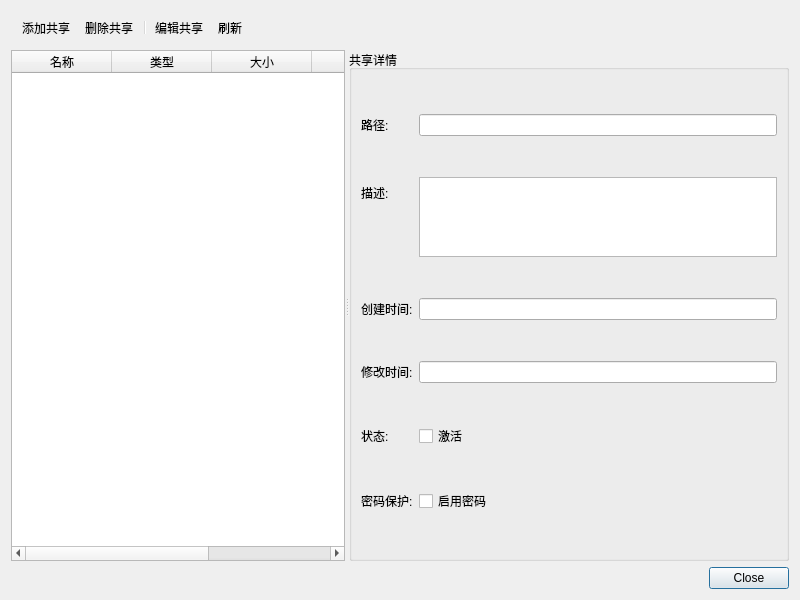
<?xml version="1.0" encoding="UTF-8"?>
<ui version="4.0">
 <class>ShareManagerDialog</class>
 <widget class="QDialog" name="ShareManagerDialog">
  <property name="geometry">
   <rect>
    <x>0</x>
    <y>0</y>
    <width>800</width>
    <height>600</height>
   </rect>
  </property>
  <property name="windowTitle">
   <string>我的共享</string>
  </property>
  <property name="windowIcon">
   <iconset resource="../res.qrc">
    <normaloff>:/img/share.png</normaloff>:/img/share.png</iconset>
  </property>
  <layout class="QVBoxLayout" name="verticalLayout">
   <item>
    <widget class="QToolBar" name="toolBar">
     <property name="toolButtonStyle">
      <enum>Qt::ToolButtonTextBesideIcon</enum>
     </property>
     <addaction name="actionAddShare"/>
     <addaction name="actionRemoveShare"/>
     <addaction name="separator"/>
     <addaction name="actionEditShare"/>
     <addaction name="actionRefresh"/>
    </widget>
   </item>
   <item>
    <widget class="QSplitter" name="splitter">
     <property name="orientation">
      <enum>Qt::Horizontal</enum>
     </property>
     <widget class="QTableWidget" name="shareTableWidget">
      <property name="alternatingRowColors">
       <bool>true</bool>
      </property>
      <property name="selectionMode">
       <enum>QAbstractItemView::SingleSelection</enum>
      </property>
      <property name="selectionBehavior">
       <enum>QAbstractItemView::SelectRows</enum>
      </property>
      <column>
       <property name="text">
        <string>名称</string>
       </property>
      </column>
      <column>
       <property name="text">
        <string>类型</string>
       </property>
      </column>
      <column>
       <property name="text">
        <string>大小</string>
       </property>
      </column>
      <column>
       <property name="text">
        <string>权限</string>
       </property>
      </column>
      <column>
       <property name="text">
        <string>访问次数</string>
       </property>
      </column>
     </widget>
     <widget class="QGroupBox" name="detailsGroupBox">
      <property name="title">
       <string>共享详情</string>
      </property>
      <layout class="QFormLayout" name="formLayout">
       <item row="0" column="0">
        <widget class="QLabel" name="label">
         <property name="text">
          <string>路径:</string>
         </property>
        </widget>
       </item>
       <item row="0" column="1">
        <widget class="QLineEdit" name="pathLineEdit">
         <property name="readOnly">
          <bool>true</bool>
         </property>
        </widget>
       </item>
       <item row="1" column="0">
        <widget class="QLabel" name="label_2">
         <property name="text">
          <string>描述:</string>
         </property>
        </widget>
       </item>
       <item row="1" column="1">
        <widget class="QTextEdit" name="descriptionTextEdit">
         <property name="maximumSize">
          <size>
           <width>16777215</width>
           <height>80</height>
          </size>
         </property>
        </widget>
       </item>
       <item row="2" column="0">
        <widget class="QLabel" name="label_3">
         <property name="text">
          <string>创建时间:</string>
         </property>
        </widget>
       </item>
       <item row="2" column="1">
        <widget class="QLineEdit" name="createdLineEdit">
         <property name="readOnly">
          <bool>true</bool>
         </property>
        </widget>
       </item>
       <item row="3" column="0">
        <widget class="QLabel" name="label_4">
         <property name="text">
          <string>修改时间:</string>
         </property>
        </widget>
       </item>
       <item row="3" column="1">
        <widget class="QLineEdit" name="modifiedLineEdit">
         <property name="readOnly">
          <bool>true</bool>
         </property>
        </widget>
       </item>
       <item row="4" column="0">
        <widget class="QLabel" name="label_5">
         <property name="text">
          <string>状态:</string>
         </property>
        </widget>
       </item>
       <item row="4" column="1">
        <widget class="QCheckBox" name="activeCheckBox">
         <property name="text">
          <string>激活</string>
         </property>
        </widget>
       </item>
       <item row="5" column="0">
        <widget class="QLabel" name="label_6">
         <property name="text">
          <string>密码保护:</string>
         </property>
        </widget>
       </item>
       <item row="5" column="1">
        <widget class="QCheckBox" name="passwordCheckBox">
         <property name="text">
          <string>启用密码</string>
         </property>
        </widget>
       </item>
      </layout>
     </widget>
    </widget>
   </item>
   <item>
    <widget class="QDialogButtonBox" name="buttonBox">
     <property name="orientation">
      <enum>Qt::Horizontal</enum>
     </property>
     <property name="standardButtons">
      <set>QDialogButtonBox::Close</set>
     </property>
    </widget>
   </item>
  </layout>
  <action name="actionAddShare">
   <property name="text">
    <string>添加共享</string>
   </property>
  </action>
  <action name="actionRemoveShare">
   <property name="text">
    <string>删除共享</string>
   </property>
  </action>
  <action name="actionEditShare">
   <property name="text">
    <string>编辑共享</string>
   </property>
  </action>
  <action name="actionRefresh">
   <property name="text">
    <string>刷新</string>
   </property>
  </action>
 </widget>
 <resources>
  <include location="../res.qrc"/>
 </resources>
 <connections>
  <connection>
   <sender>buttonBox</sender>
   <signal>accepted()</signal>
   <receiver>ShareManagerDialog</receiver>
   <slot>accept()</slot>
   <hints>
    <hint type="sourcelabel">
     <x>248</x>
     <y>254</y>
    </hint>
    <hint type="destinationlabel">
     <x>157</x>
     <y>274</y>
    </hint>
   </hints>
  </connection>
  <connection>
   <sender>buttonBox</sender>
   <signal>rejected()</signal>
   <receiver>ShareManagerDialog</receiver>
   <slot>reject()</slot>
   <hints>
    <hint type="sourcelabel">
     <x>316</x>
     <y>260</y>
    </hint>
    <hint type="destinationlabel">
     <x>286</x>
     <y>274</y>
    </hint>
   </hints>
  </connection>
 </connections>
</ui>
